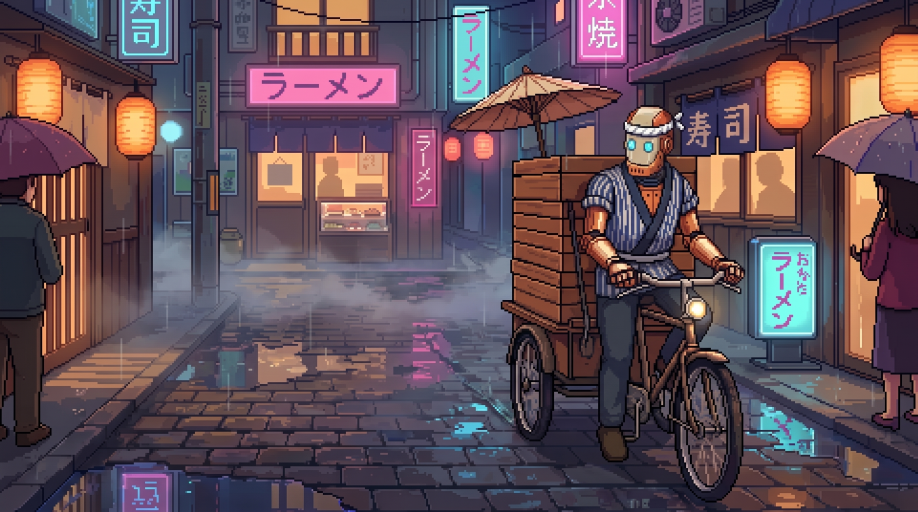
#> input picture demo1/art/delivery-v2.png, 2752 x 1536 px (shown at 1/3 size); its folder holds only this picture in this run
$ python ks-f-match.py ../../../../../demo1/art/delivery-v2.png
#> lines starting #> are read from the running program, lines starting #| are printed output that depends on the picture
import os
ROOT = os.environ.get("RESTAURANT_ROOT", os.path.abspath(os.path.join(os.path.dirname(__file__), "../../..")))  # restaurant/
import numpy as np, sys
from PIL import Image
R=ROOT+'/public/art/'
g=Image.open(sys.argv[1]).convert('L'); G=6336/4480  # gen px per world px (if world 4480 wide)
#> after `g = Image.open(sys.argv[1]).convert('L')`:
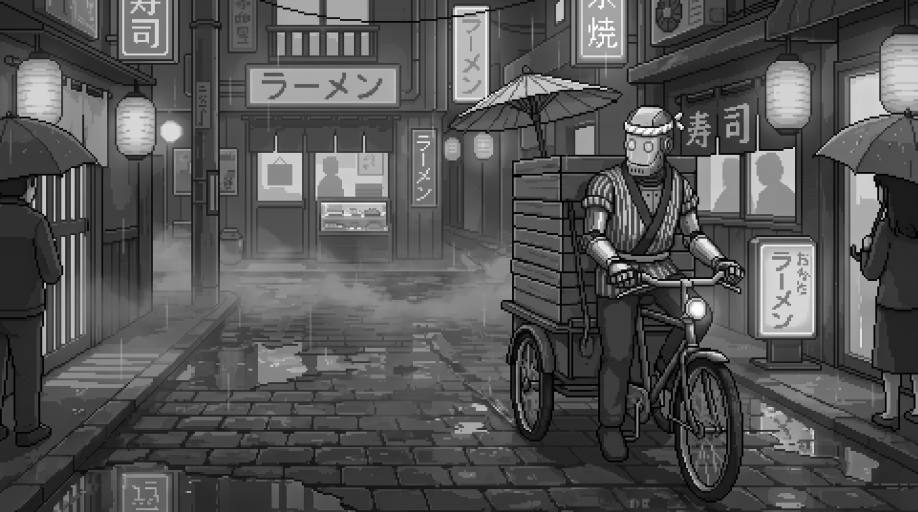
#> g: PIL image 2752x1536 L (shown at 1/3 size); min 0, max 255, mean 84.4
# work at quarter world scale
q=0.25
gw=np.asarray(g.resize((int(4480*q),int(1920*q))),dtype=np.float32)
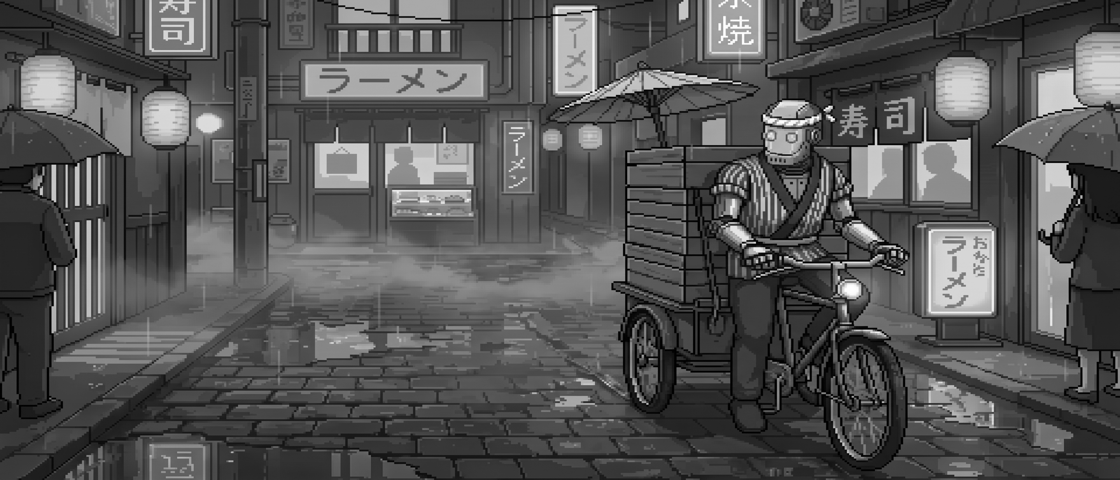
#> gw: shape (480, 1120) float32; min 0, max 255, mean 84.4
def find(name, guess, scales):
  best=None
  for s in scales:
#> (the run stopped early here; a loop or call above may not have finished)

$ run again, on demo1/art/s1-code.png
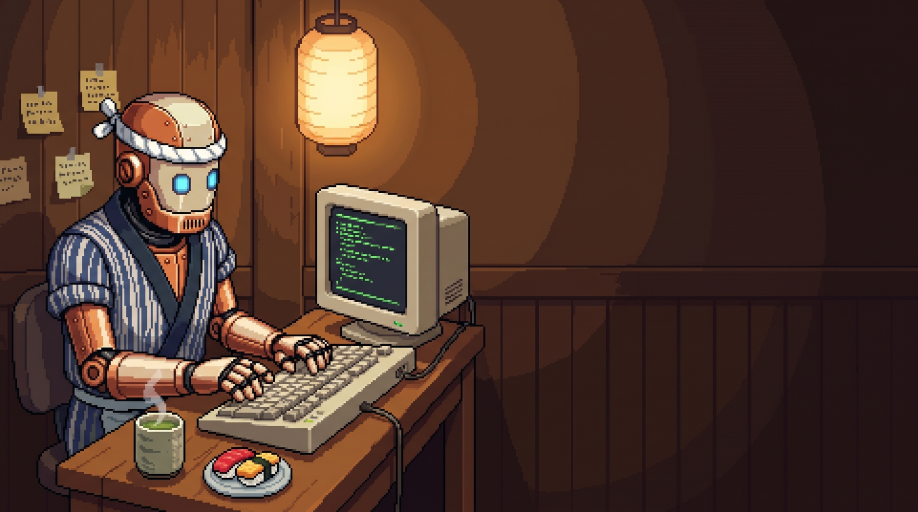
#> input picture demo1/art/s1-code.png, 2752 x 1536 px (shown at 1/3 size)
#> `g = Image.open(sys.argv[1]).convert('L')`:
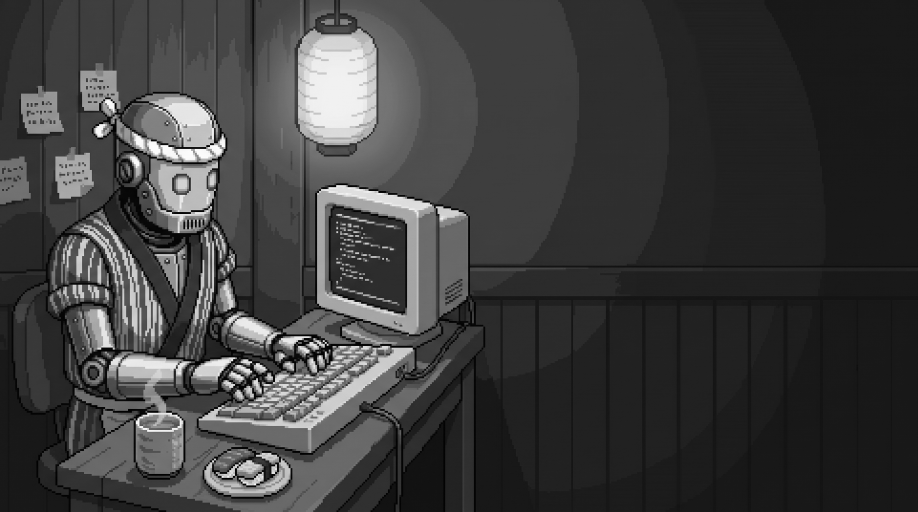
#> g: PIL image 2752x1536 L (shown at 1/3 size); min 0, max 255, mean 61.8
#> `gw=np.asarray(g.resize((int(4480*q),int(1920*q))),dtype=np.float32)`:
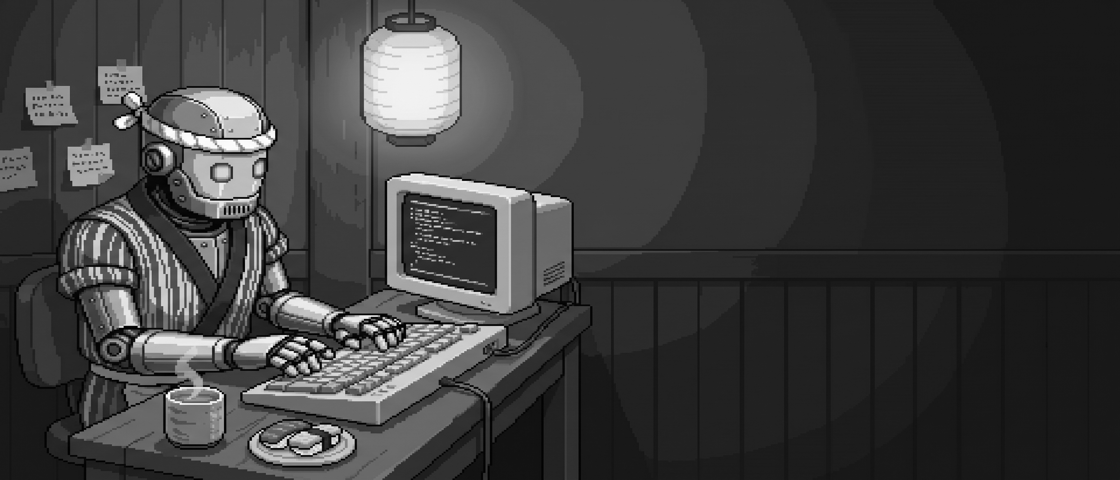
#> gw: shape (480, 1120) float32; min 0, max 255, mean 61.8

$ run again, on demo1/art/s3-tuna.png
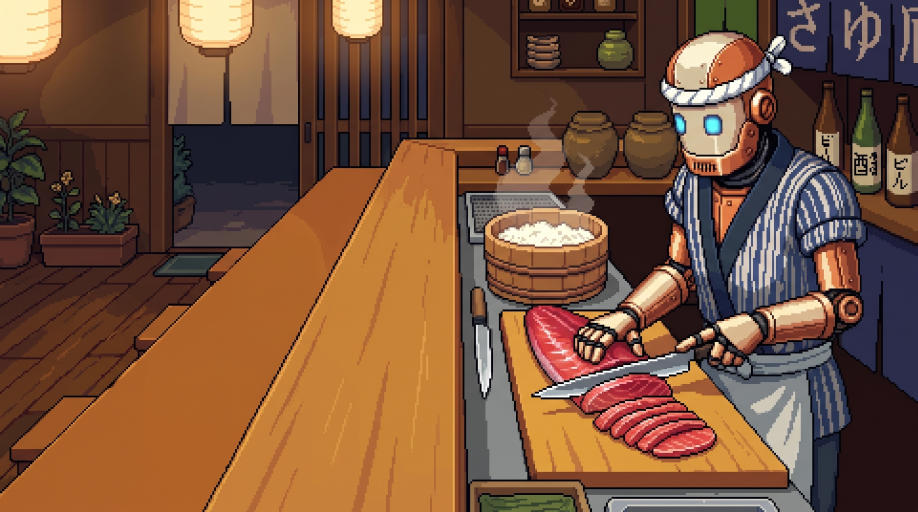
#> input picture demo1/art/s3-tuna.png, 2752 x 1536 px (shown at 1/3 size)
#> `g = Image.open(sys.argv[1]).convert('L')`:
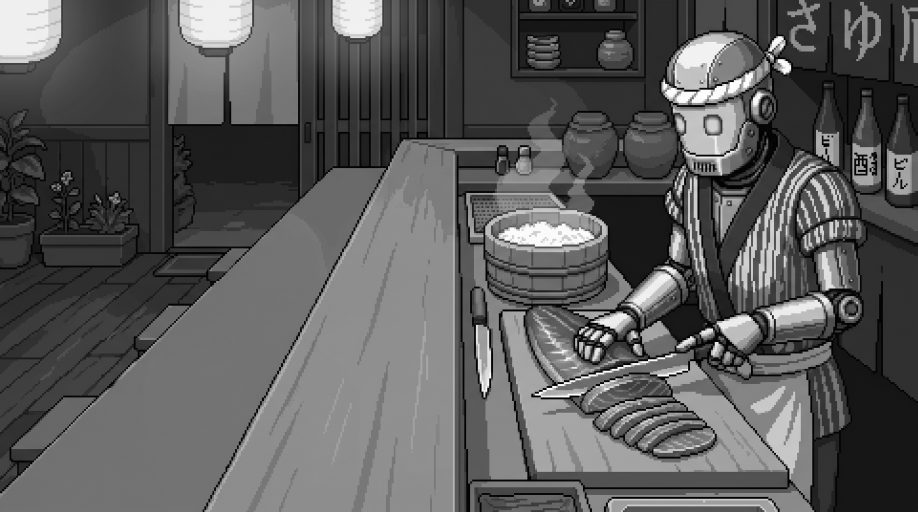
#> g: PIL image 2752x1536 L (shown at 1/3 size); min 0, max 255, mean 91
#> `gw=np.asarray(g.resize((int(4480*q),int(1920*q))),dtype=np.float32)`:
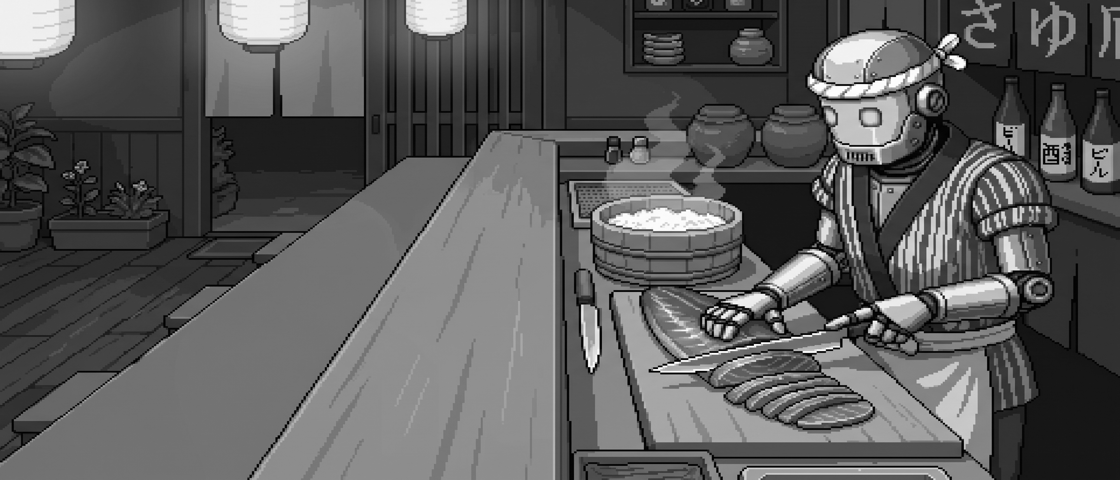
#> gw: shape (480, 1120) float32; min 0, max 255, mean 91

$ run again, on demo1/art/s4-omakase.png
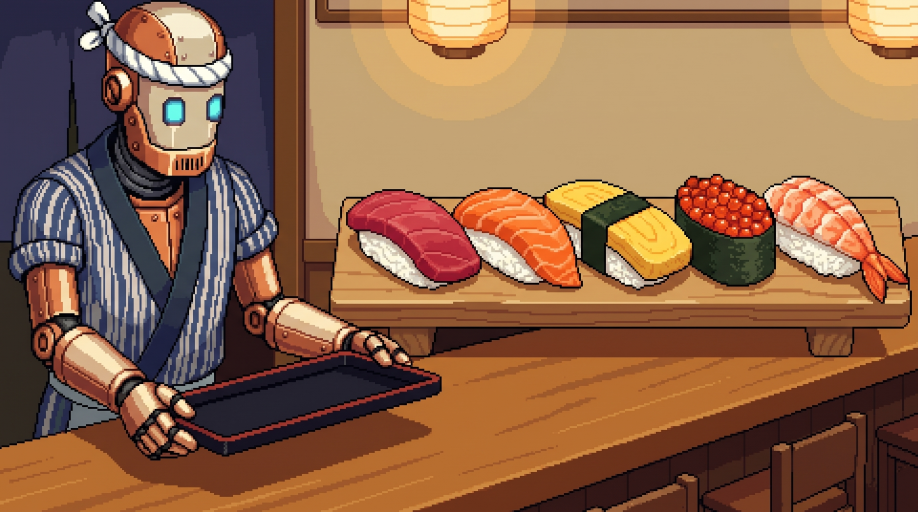
#> input picture demo1/art/s4-omakase.png, 2752 x 1536 px (shown at 1/3 size)
#> `g = Image.open(sys.argv[1]).convert('L')`:
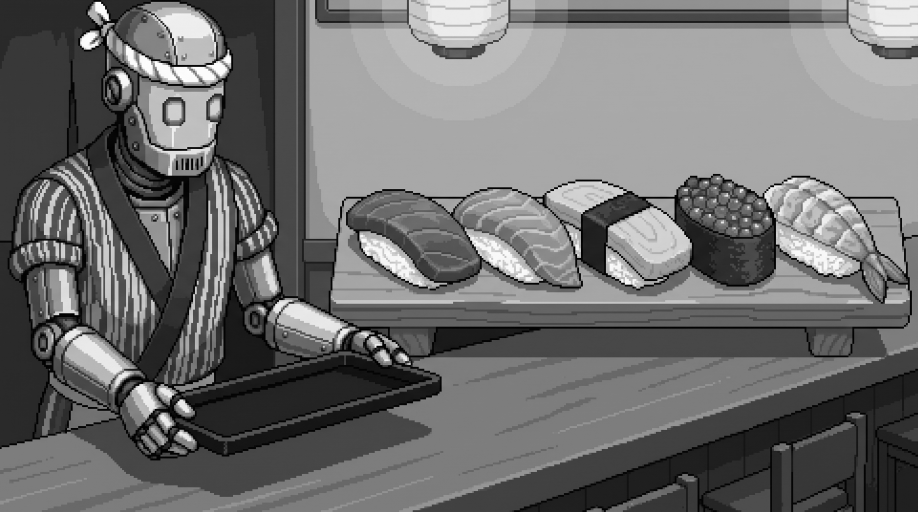
#> g: PIL image 2752x1536 L (shown at 1/3 size); min 0, max 255, mean 110.9
#> `gw=np.asarray(g.resize((int(4480*q),int(1920*q))),dtype=np.float32)`:
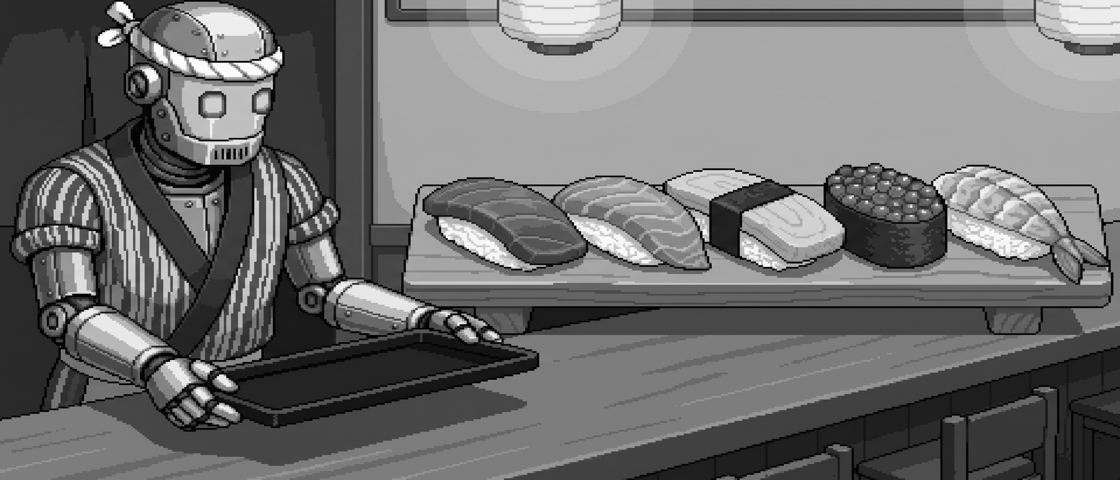
#> gw: shape (480, 1120) float32; min 0, max 255, mean 111

$ run again, on demo1/art/faq-v3.png
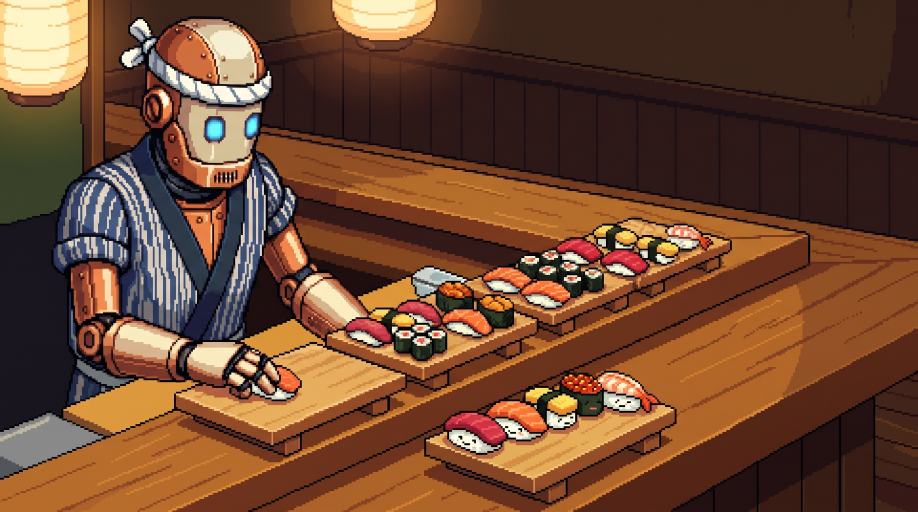
#> input picture demo1/art/faq-v3.png, 2752 x 1536 px (shown at 1/3 size)
#> `g = Image.open(sys.argv[1]).convert('L')`:
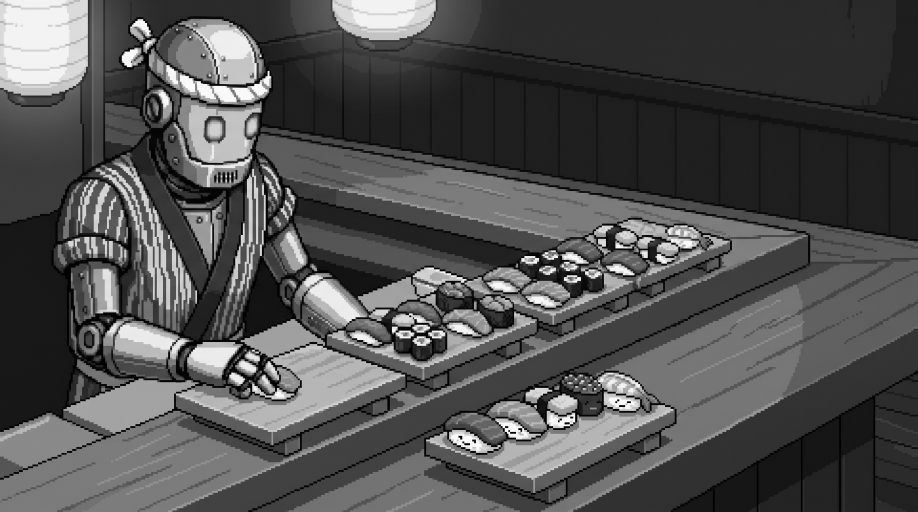
#> g: PIL image 2752x1536 L (shown at 1/3 size); min 0, max 255, mean 80.6
#> `gw=np.asarray(g.resize((int(4480*q),int(1920*q))),dtype=np.float32)`:
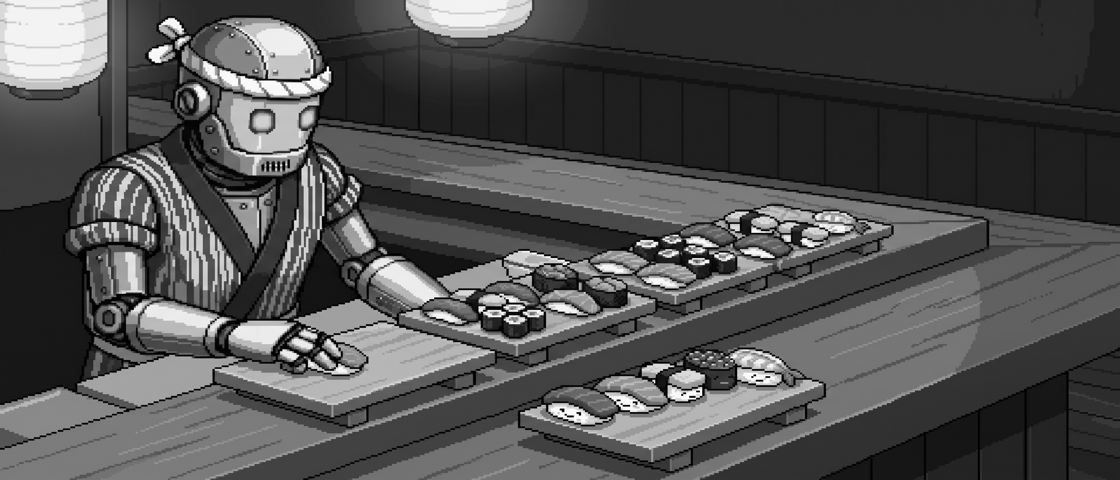
#> gw: shape (480, 1120) float32; min 0, max 255, mean 80.6
